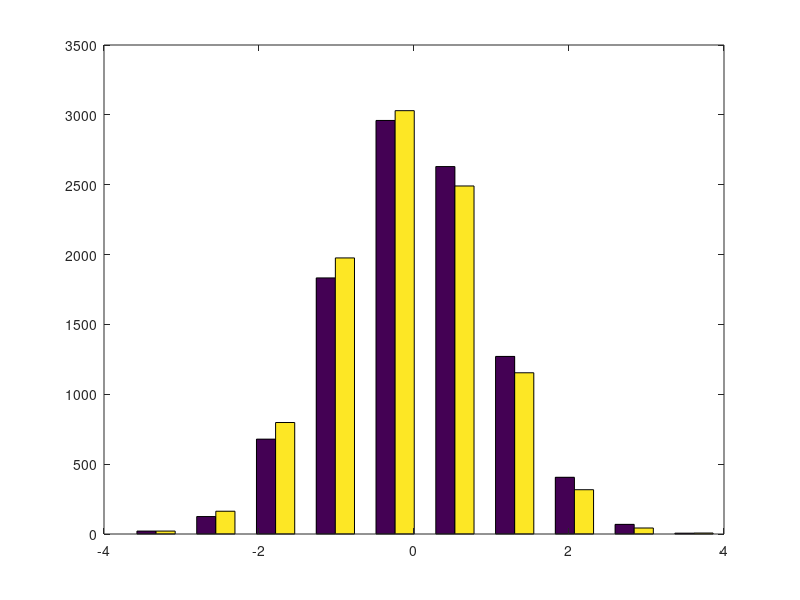

Write the MATLAB code that produced this figure.
% % This routine draws samples from a d-dimesnional population given the probability
% density of the distribution at discrete point
% Nearest neighbour interpolation has been used

clear all
close all
clc

x1=-4:0.1:4;
x2=-4:0.1:4;
count=0;
for i=1:length(x1)
    for j=1:length(x2)
        count=count+1;
        x(count,:)=[x1(i),x2(j)];
    end
end
pdf=mvnpdf(x,[0,0],[1,0;0,1]);

n=10000;                  % number of samples to be drawn
[ns,d]=size(x);         % ns=number of points at which density is available; d=number of dimensions

sep=[0.1,0.1];
base_area=prod(sep);

bpoints=[-4,4;-4,4];
bpoints=reshape(bpoints,1,numel(bpoints));
diff=repmat(x,1,2)-repmat(bpoints,size(x,1),1);
% replace zeros in in first d-columns of diff by 1 to indicate a lower boundary point 
bpoints=diff(:,1:d)==0;
% replace zeros in in last d-columns of diff by -1 to indicate an upper boundary point
bpoints=[bpoints,-1*(diff(:,d+1:2*d)==0)];

for i=1:size(diff,1)
    num_bpoints(i,1)=length(find(diff(i,:)==0));
end
base_area=repmat(base_area,ns,1)./2.^num_bpoints;
A=pdf.*base_area;

% calculate areas of the intervals
% draw n intervals from the distribution represented by 'A'
cum_A=cumsum(A);                % cumulative probability of different intervals

count=0;
for i=1:n
    u1=unifrnd(0,1);
    ind=find(cum_A<u1,1,'last');
    if ~isempty(ind)
        count=count+1;
        segment(count)=ind;
    end
end

% draw sample from each segment
for i=1:length(segment)
    temp_seg=segment(i);
    if num_bpoints(temp_seg)==0
        u2=unifrnd(-0.5,0.5,d,1);
        y(i,:)=x(temp_seg,:)+sep.*u2';
    else
        ind_low=find(bpoints(temp_seg,:)==1);
        ind_up=find(bpoints(temp_seg,:)==-1);
        unif_low_lim=-0.5*ones(d,1);
        unif_low_lim(ind_low)=0;
        unif_up_lim=0.5*ones(d,1);
        unif_up_lim(ind_up-d)=0;
        
        u2=unifrnd(unif_low_lim,unif_up_lim);
        y(i,:)=x(temp_seg,:)+sep.*u2';
    end
end

hist(y)